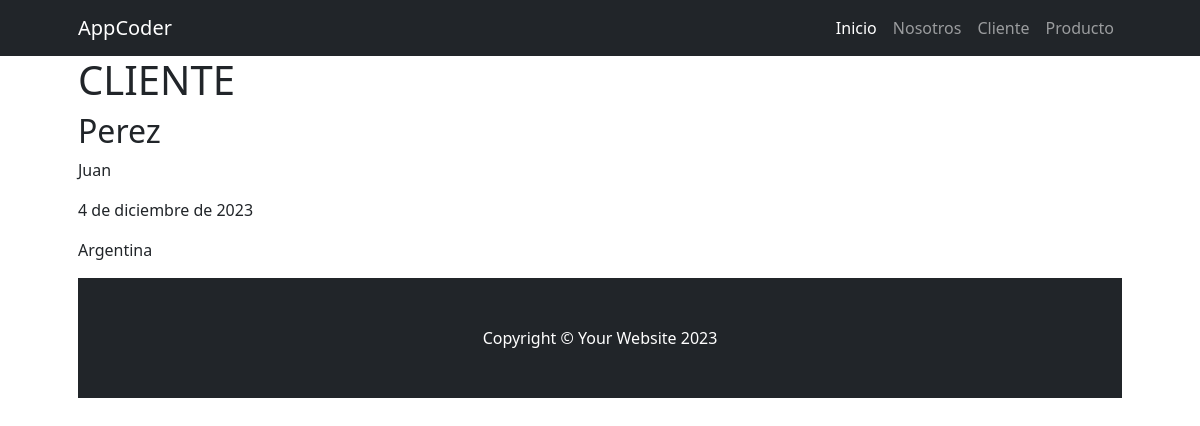
Before: /cliente/ with the older database file.
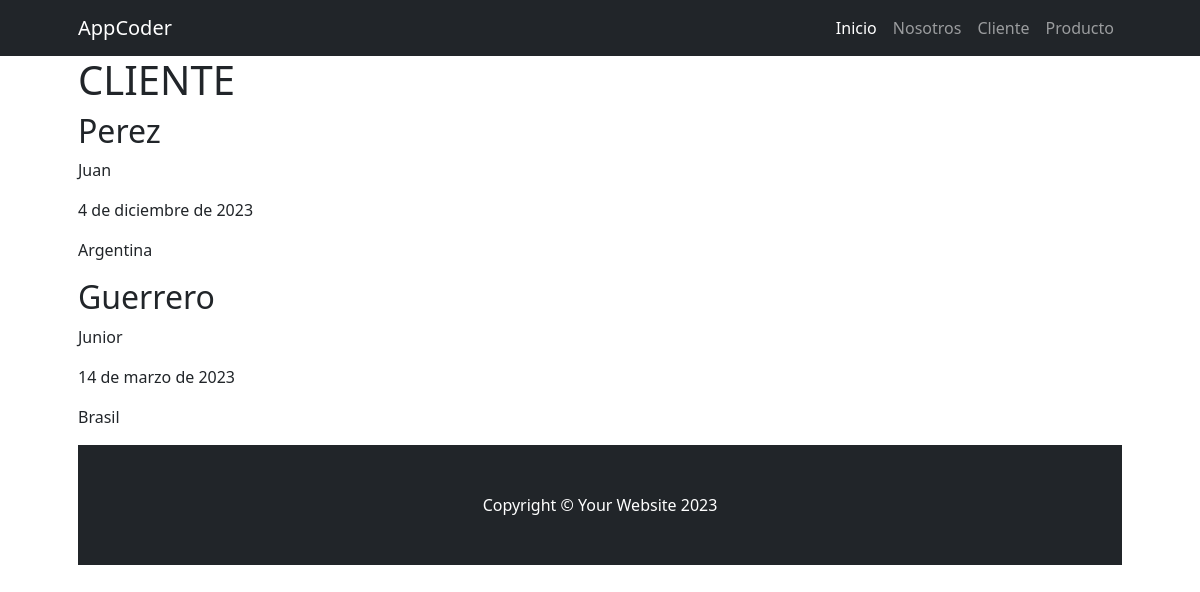
After: the same page with the newer database file.
### cliente/models.py (models this page shows, shortened)
class Cliente(models.Model):
    nombre = models.CharField(max_length=100)
    apellido = models.CharField(max_length=100)
    nacimiento = models.DateField(null=True, blank=True)
    pais_origen = models.ForeignKey(Pais, on_delete=models.SET_NULL, null=True)

class Pais(models.Model):
    nombre = models.CharField(max_length=100)
    def __str__(self):
        return self.nombre

### cliente/views.py (the view)
# urls.py: path('', views.home, name="index"),
def home (request):
    clientes = models.Cliente.objects.all()
    context = {'clientes': clientes}
    return render(request, "cliente/index.html", context)

### cliente/templates/cliente/index.html
{% extends 'core/base.html' %}
{% block contenido_titulo %}
    CLIENTE
{% endblock contenido_titulo %}
{% block contenido %}
    {% for cliente in clientes %}
        <h2>{{ cliente.apellido }}</h2>
        <p>{{ cliente.nombre }}</p>
        {% if cliente.nacimiento %}
            <p>{{ cliente.nacimiento }}</p>
        {% else %}
            <p>No está registrado su fecha de nacimiento</p>
        {% endif %}
        {% if cliente.pais_origen %}
            <p>{{ cliente.pais_origen }}</p>
        {% else %}
            <p>No está registrado su país de origen</p>
        {% endif %}
    {% endfor %}
{% endblock contenido %}

Changed rows visible on the page:
added Cliente: apellido "Guerrero", nombre "Junior", nacimiento "14 de marzo de 2023", pais_origen "Brasil"
